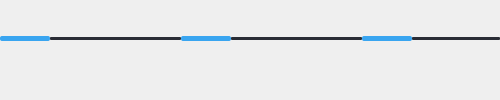
       <widget class="QWidget" name="wgtLine" native="true">
        <property name="sizePolicy">
         <sizepolicy hsizetype="Minimum" vsizetype="Maximum">
          <horstretch>0</horstretch>
          <verstretch>0</verstretch>
         </sizepolicy>
        </property>
        <property name="minimumSize">
         <size>
          <width>0</width>
          <height>0</height>
         </size>
        </property>
        <property name="styleSheet">
         <string notr="true"/>
        </property>
        <layout class="QHBoxLayout" name="horizontalLayout_6">
         <property name="spacing">
          <number>0</number>
         </property>
         <property name="leftMargin">
          <number>0</number>
         </property>
         <property name="topMargin">
          <number>0</number>
         </property>
         <property name="rightMargin">
          <number>0</number>
         </property>
         <property name="bottomMargin">
          <number>22</number>
         </property>
         <item>
          <widget class="QWidget" name="widget_6" native="true">
           <property name="sizePolicy">
            <sizepolicy hsizetype="Maximum" vsizetype="Maximum">
             <horstretch>0</horstretch>
             <verstretch>0</verstretch>
            </sizepolicy>
           </property>
           <property name="minimumSize">
            <size>
             <width>50</width>
             <height>5</height>
            </size>
           </property>
           <property name="styleSheet">
            <string notr="true">QWidget {
    border: 0.1px solid transparent;
    border-radius: 2px;
    background-color: #39A5F0; /*#39A5F0;*/
}
</string>
           </property>
          </widget>
         </item>
         <item>
          <widget class="QWidget" name="line1" native="true">
           <property name="sizePolicy">
            <sizepolicy hsizetype="Minimum" vsizetype="Maximum">
             <horstretch>0</horstretch>
             <verstretch>0</verstretch>
            </sizepolicy>
           </property>
           <property name="minimumSize">
            <size>
             <width>131</width>
             <height>3</height>
            </size>
           </property>
           <property name="styleSheet">
            <string notr="true">QWidget {
    background-color: #292C35;
    border: 0.1px solid transparent;
    border-radius: 1px;
}</string>
           </property>
          </widget>
         </item>
         <item>
          <widget class="QWidget" name="widget_7" native="true">
           <property name="sizePolicy">
            <sizepolicy hsizetype="Maximum" vsizetype="Maximum">
             <horstretch>0</horstretch>
             <verstretch>0</verstretch>
            </sizepolicy>
           </property>
           <property name="minimumSize">
            <size>
             <width>50</width>
             <height>5</height>
            </size>
           </property>
           <property name="styleSheet">
            <string notr="true">QWidget {
    border: 0.1px solid transparent;
    border-radius: 2px;
    background-color: #39A5F0;
}</string>
           </property>
          </widget>
         </item>
         <item>
          <widget class="QWidget" name="line2" native="true">
           <property name="sizePolicy">
            <sizepolicy hsizetype="Minimum" vsizetype="Maximum">
             <horstretch>0</horstretch>
             <verstretch>0</verstretch>
            </sizepolicy>
           </property>
           <property name="minimumSize">
            <size>
             <width>131</width>
             <height>3</height>
            </size>
           </property>
           <property name="styleSheet">
            <string notr="true">QWidget {
    background-color: #292C35;
    border: 0.1px solid transparent;
    border-radius: 1px;
}</string>
           </property>
          </widget>
         </item>
         <item>
          <widget class="QWidget" name="widget_8" native="true">
           <property name="sizePolicy">
            <sizepolicy hsizetype="Maximum" vsizetype="Maximum">
             <horstretch>0</horstretch>
             <verstretch>0</verstretch>
            </sizepolicy>
           </property>
           <property name="minimumSize">
            <size>
             <width>50</width>
             <height>5</height>
            </size>
           </property>
           <property name="styleSheet">
            <string notr="true">QWidget {
    border: 0.1px solid transparent;
    border-radius: 2px;
    background-color: #39A5F0;
}</string>
           </property>
          </widget>
         </item>
         <item>
          <widget class="QWidget" name="line3" native="true">
           <property name="sizePolicy">
            <sizepolicy hsizetype="Minimum" vsizetype="Maximum">
             <horstretch>0</horstretch>
             <verstretch>0</verstretch>
            </sizepolicy>
           </property>
           <property name="minimumSize">
            <size>
             <width>88</width>
             <height>3</height>
            </size>
           </property>
           <property name="styleSheet">
            <string notr="true">QWidget {
    background-color: #292C35;
    border: 0.1px solid transparent;
    border-radius: 1px;
}</string>
           </property>
          </widget>
         </item>
        </layout>
       </widget>
